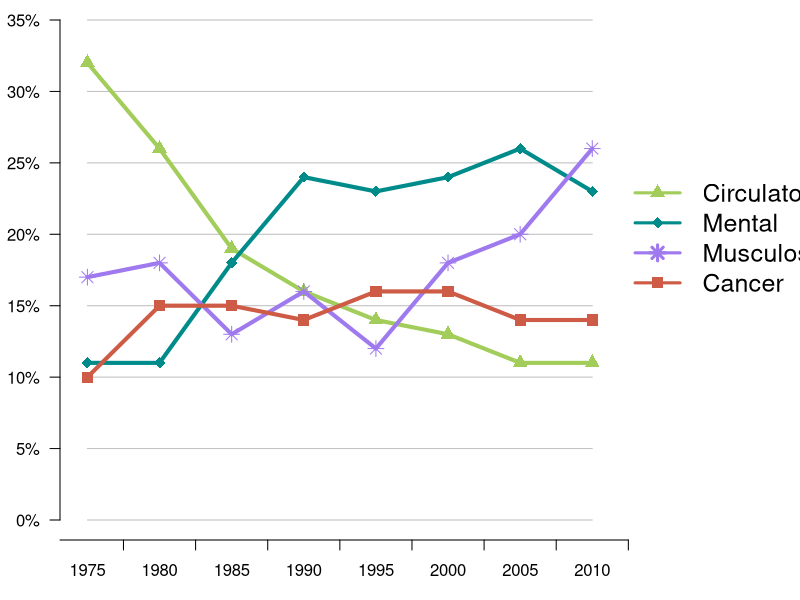

Recreate this plot in R.
#!/usr/local/bin/Rscript

# set up the data
df <- data.frame(Circulatory=c(32,26,19,16,14,13,11,11),
         Mental=c(11,11,18,24,23,24,26,23),
         Musculoskeletal=c(17,18,13,16,12,18,20,26),
         Cancer=c(10,15,15,14,16,16,14,14))

rownames(df) <- seq(1975,2010,by=5)

df

# set up colours and points
cols <- c("darkolivegreen3","darkcyan","mediumpurple2","coral3")
pch <- c(17,18,8,15)

# we have one point on X axis for each row of df (nrow(df))
# we then add 2.5 to make room for the legend
xmax <- nrow(df) + 2.5

# make the borders smaller
par(mar=c(3,3,0,0))

# plot an empty graph
plot(1:nrow(df), 1:nrow(df), pch="", 
        xlab=NA, ylab=NA, xaxt="n", yaxt="n", 
        ylim=c(0,35), bty="n", xlim=c(1,xmax))

# add horizontal lines
for (i in seq(0,35,by=5)) {
    lines(1:nrow(df), rep(i,nrow(df)), col="grey")
}

# add points and lines 
# for each dataset
for (i in 1:ncol(df)) {
    points(1:nrow(df), df[,i], pch=pch[i], 
        col=cols[i], cex=1.5)
        
    lines(1:nrow(df), df[,i], col=cols[i], 
        lwd=4)
}

# add bottom axes
axis(side=1, at=1:nrow(df), tick=FALSE, 
        labels=rownames(df))

axis(side=1, at=seq(-0.5,8.5,by=1), 
        tick=TRUE, labels=NA)

# add left axis
axis(side=2, at=seq(0,35,by=5), tick=TRUE, 
        las=TRUE, labels=paste(seq(0,35,by=5),"%",sep=""))

# add legend
legend(8.5,25,legend=colnames(df), pch=pch, 
        col=cols, cex=1.5, bty="n",  lwd=3, lty=1)